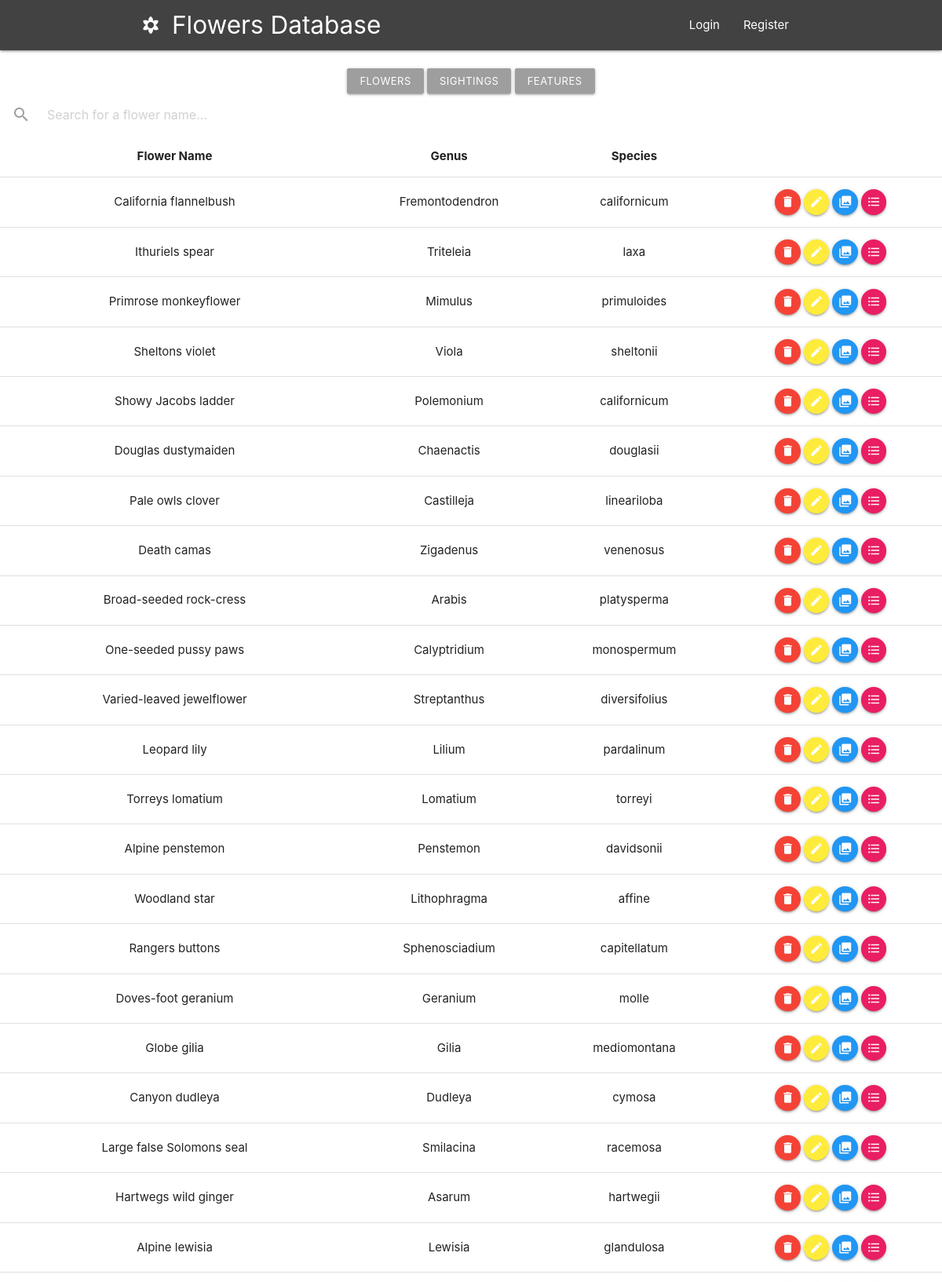
The page / (upper part) on the database its author committed.
### myapp/models.py (models this page shows)
class Flowers(models.Model):
    genus = models.CharField(db_column='GENUS', max_length=30, blank=True, null=True)  # Field name made lowercase.
    species = models.CharField(db_column='SPECIES', max_length=30, blank=True, null=True)  # Field name made lowercase.
    comname = models.CharField(db_column='COMNAME', unique=True, max_length=30, blank=True, null=True)  # Field name made lowercase.
    class Meta:
        managed = True
        db_table = 'FLOWERS'

### myapp/views.py (the view)
# urls.py: url(r'$', v.index, name='index'),
def index(request, top10=None):
    if request.method == 'POST':
        form = InsertForm(request.POST, prefix='insert')
        if form.is_valid():
            name = form.cleaned_data['name']
            person = form.cleaned_data['person']
            location = form.cleaned_data['location']
            sighted = form.cleaned_data['sighted']
            Sightings.objects.create(name=name, person=person, location=location, sighted=sighted)
    else:
        form = InsertForm(prefix='insert')
    if request.method == 'PUT':
        form2 = UpdateForm(request.PUT, prefix='update')
        if form2.is_valid():
            name = form2.cleaned_data['name']
            person = form2.cleaned_data['person']
            location = form2.cleaned_data['location']
            sighted = form2.cleaned_data['sighted']
            Sightings.objects.update(name=name, person=person, location=location, sighted=sighted)
    else:
        form2 = UpdateForm()
    sight = Sightings.objects.all()
    features = Features.objects.all()
    latest_sightings = Flowers.objects.all()
    if top10 != None:
        context = {'latest_sightings': latest_sightings, 'form': form, 'up_form': form2, 'top10': top10, 'sight': sight, 'features': features}
    else:
        context = {'latest_sightings': latest_sightings, 'form': form, 'up_form': form2, 'sight': sight, 'features': features}
    return render(request, 'index.html', context)

### myapp/forms.py
class InsertForm(forms.Form):
    name = forms.CharField(max_length=30)
    person = forms.CharField(max_length=30)
    location = forms.CharField(max_length=30)
    sighted = forms.DateField()

class UpdateForm(ModelForm):
    comname = forms.CharField(max_length=30)
    genus = forms.CharField(max_length=30)
    species = forms.CharField(max_length=30)
    class Meta:
        model = Flowers
        fields = ['comname', 'genus', 'species']

### myapp/templates/index.html (shortened to what this page needs)
<!DOCTYPE html>
<html lang="en">
<head>
    {% load static %}
    <link rel="stylesheet" href="{% static "myapp/style/main.css" %}">
    <link rel="stylesheet" href="https://cdnjs.cloudflare.com/ajax/libs/materialize/1.0.0/css/materialize.min.css">
    {% load static %}
</head>
<body>
<div class="navbar-fixed">
    <nav class="grey darken-3">
        <div class="container">
            <div class="nav-wrapper">
                <a href="#!" class="brand-logo"><i class="material-icons">filter_vintage</i>Flowers Database</a>
                <ul class="right hide-on-med-and-down" id="navList">
                    {% if request.user.is_authenticated %}
                    <strong><li>Logged in as: {{request.user.username}}</li></strong>
                    <li><a href="{% url 'logout' %}">Logout</a></li>
                    {% else %}
                        <li><a href="{% url 'login' %}">Login</a></li>
                        <li><a href="{% url 'register' %}">Register</a></li>
                    {% endif %}
                </ul>
            </div>
        </div>
    </nav>
</div>
<main>
<div class="nav-wrapper">
    <br>
    <center>
        <a class="waves-effect waves-light btn-small grey" style="text-align:center" onclick="table1Visible()">Flowers</a>
        <a class="waves-effect waves-light btn-small grey" style="text-align:center" onclick="table2Visible()">Sightings</a>
        <a class="waves-effect waves-light btn-small grey" style="text-align:center" onclick="table3Visible()">Features</a>
    </center>
    <form>
        <div class="input-field" onkeyup='searchTable()' id="bar">
          <input id="search" type="search" placeholder="Search for a flower name..." required>
          <label class="label-icon" for="search"><i class="material-icons">search</i></label>
          <i class="material-icons">close</i>
        </div>
    </form>
</div>
<div id = "table1">
<table class = "centered" id = "table">
    <thead>
    <tr>
        <th>Flower Name</th>
        <th>Genus</th>
        <th>Species</th>
        <th> </th>
    </tr>
    </thead>
    <tbody>
        {% if latest_sightings %}
            {% for sightings in latest_sightings %}
            <tr>
            <td id = "tableName">{{ sightings.comname }}</td>
            <td id = "tableName">{{ sightings.genus }}</td>
            <td id = "tableName">{{ sightings.species }}</td>
            <td><a class="btn-floating btn-small waves-effect waves-light red" href="{% url 'delete' id=sightings.id %}"><i class="material-icons">delete</i></a>
                <a class="btn-floating btn-small modal-trigger waves-effect waves-light yellow" href="{% url 'updateForm' id=sightings.id %}"><i class="material-icons">edit</i></a>
                <a class="btn-floating btn-small modal-trigger waves-effect waves-light blue" href="#modal3"><i class="material-icons">photo_library</i></a>
                <a class="btn-floating btn-small modal-trigger waves-effect waves-light pink" href="{% url 'recent' id=sightings.id %}"><i class="material-icons">format_list_bulleted</i></a>
            </td>
            </tr>
    </tbody>
{% endfor %}
    {% endif %}
            {% load static %}
</table>
</div>
<br>
<br><br>
</main>
</body>
</body>
</html>

### myapp/static/myapp/style/main.css (style rules this page uses)
body { display: flex; min-height: 100vh; flex-direction: column; }
main { flex: 1 0 auto; }

### rows shown on the page
Flowers: comname "California flannelbush", genus "Fremontodendron", species "californicum"
Flowers: comname "Ithuriels spear", genus "Triteleia", species "laxa"
Flowers: comname "Primrose monkeyflower", genus "Mimulus", species "primuloides"
Flowers: comname "Sheltons violet", genus "Viola", species "sheltonii"
Flowers: comname "Showy Jacobs ladder", genus "Polemonium", species "californicum"
Flowers: comname "Douglas dustymaiden", genus "Chaenactis", species "douglasii"
Flowers: comname "Pale owls clover", genus "Castilleja", species "lineariloba"
Flowers: comname "Death camas", genus "Zigadenus", species "venenosus"
Flowers: comname "Broad-seeded rock-cress", genus "Arabis", species "platysperma"
Flowers: comname "One-seeded pussy paws", genus "Calyptridium", species "monospermum"
Flowers: comname "Varied-leaved jewelflower", genus "Streptanthus", species "diversifolius"
Flowers: comname "Leopard lily", genus "Lilium", species "pardalinum"
Flowers: comname "Torreys lomatium", genus "Lomatium", species "torreyi"
Flowers: comname "Alpine penstemon", genus "Penstemon", species "davidsonii"
Flowers: comname "Woodland star", genus "Lithophragma", species "affine"
Flowers: comname "Rangers buttons", genus "Sphenosciadium", species "capitellatum"
Flowers: comname "Doves-foot geranium", genus "Geranium", species "molle"
Flowers: comname "Globe gilia", genus "Gilia", species "mediomontana"
Flowers: comname "Canyon dudleya", genus "Dudleya", species "cymosa"
Flowers: comname "Large false Solomons seal", genus "Smilacina", species "racemosa"
Flowers: comname "Hartwegs wild ginger", genus "Asarum", species "hartwegii"
Flowers: comname "Alpine lewisia", genus "Lewisia", species "glandulosa"
